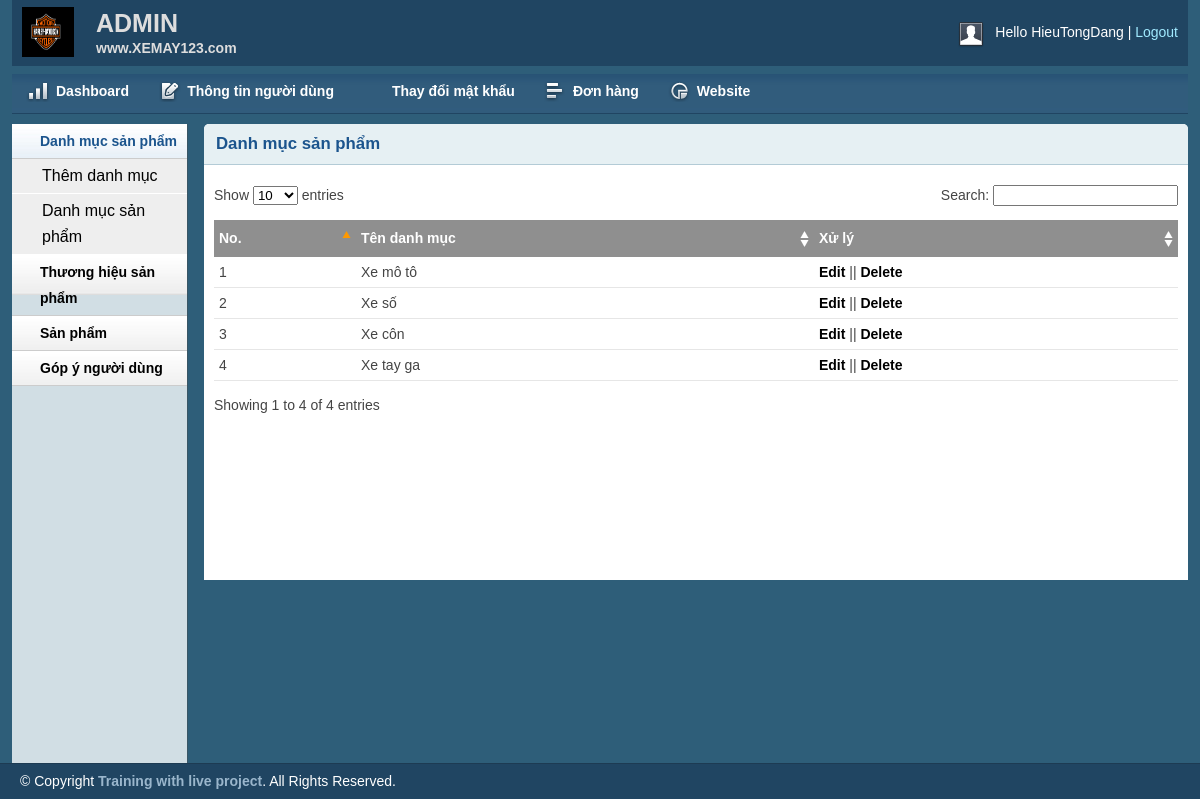
The app's page /admin/catlist.php (signed in) with its own data.
### tables this page shows
CREATE TABLE `tbl_category` (
  `catId` int(11) NOT NULL,
  `catName` varchar(255) NOT NULL
);

### lib/database.php (called while the page is built, shortened)
<?php
Class Database{
   public $host   = DB_HOST;
   public $user   = DB_USER;
   public $pass   = DB_PASS;
   public $dbname = DB_NAME;
   public $link;
private function connectDB(){
   $this->link = new mysqli($this->host, $this->user, $this->pass,
    $this->dbname);
 }
public function insert($query){
   $insert_row = $this->link->query($query) or
     die($this->link->error.__LINE__);
   if($insert_row){
     return $insert_row;
   } else {
     return false;
    }
 }
}

### classes/category.php (called while the page is built, shortened)
<?php
$filepath = realpath(dirname(__FILE__));
include_once ($filepath.'/../lib/database.php');
?>
<?php
class category
{
	private $db;
	public function __construct()
	{
		$this->db = new Database();
	}
	public function show_category()
	{
		$query = "SELECT * FROM tbl_category order by catId DESC";
			$result =$this->db->insert($query);
			return $result;
	}
}
?>

### admin/catlist.php (the view, shortened to what this page needs)
<?php include 'inc/header.php';?>
<?php include 'inc/sidebar.php';?>
<?php include '../classes/category.php';  ?>
<?php
    $cat = new category();
 ?>
        <div class="grid_10">
            <div class="box round first grid">
                <h2>Danh mục sản phẩm</h2>
                <div class="block">
                    <table class="data display datatable" id="example">
					<thead>
						<tr>
							<th>No.</th>
							<th>Tên danh mục</th>
							<th>Xử lý</th>
						</tr>
					</thead>
					<tbody>
						<?php
							$show_cat = $cat -> show_category();
							if($show_cat){
								$i = 0;
								while($result = $show_cat -> fetch_assoc()){
									$i++;
						?>
						<tr class="odd gradeX">
							<td><?php echo $i; ?></td>
							<td><?php echo $result['catName']; ?></td>
							<td><a href="catedit.php?catid=<?php echo $result['catId']; ?>">Edit</a> || <a onclick = "return confirm('Are you want to delete???')" href="?delid=<?php echo $result['catId'] ?>">Delete</a></td>
						</tr>
						<?php
							}
						}
						 ?>
					</tbody>
				</table>
               </div>
            </div>
        </div>
<?php include 'inc/footer.php';?>

### admin/css/layout.css (style rules this page uses)
body { background: #fff none repeat scroll 0 0; color: #444; font-size: 14px; padding: 0; }
a { color: #000; font-weight:bold; text-decoration: none; }
h1, h2, h3, h4, h5, h6 { line-height:1.2em; margin-bottom:.3em; }
h2 { margin-top:1em; }
.box { background:#fff; margin-bottom:20px; padding:10px 10px 10px 10px; margin-left:-8px; }
.box.grid { padding-bottom:40px; }
.box.round { -moz-border-radius: 5px 5px 0px 0px; -webkit-border-radius: 5px 5px 0px 0px; border-radius: 5px 5px 0px 0px; }
.box h2 { font-size:1.2em; font-weight:bold; color:#1B548D; background:#E6F0F3; margin:-10px -10px 0 -10px; padding:10px 12px; border-bottom:1px solid #B3CBD6; -moz-border-radius: 5px 5px 0px 0px; -webkit-border-radius: 5px 5px 0px 0px; border-radius: 5px 5px 0px 0px; }
.box.first { min-height: 406px; }
.block { padding-top:20px; }
.block { padding-bottom:1px; }
table.display { margin: 0 auto; clear: both; width: 100%; }
.sorting_asc { background: #8f8f8f url(../img/table/sort_asc.png) no-repeat center right; padding:8px 5px; text-align:left; color:#fff; }
.sorting { background:#8f8f8f url(../img/table/sort_both.png) no-repeat center right; padding:8px 5px; text-align:left; color:#fff; }
tr.odd { height: 30px; line-height: 30px; border-bottom:1px solid #e6e6e6; }
tr.even { height: 30px; line-height: 30px; border-bottom:1px solid #e6e6e6; }
tr.odd td, tr.even td { padding-left:5px; }

### records on screen
tbl_category: catName "Xe mô tô"
tbl_category: catName "Xe số"
tbl_category: catName "Xe côn"
tbl_category: catName "Xe tay ga"

### other values on screen
Session:: get('adminName') "HieuTongDang"
